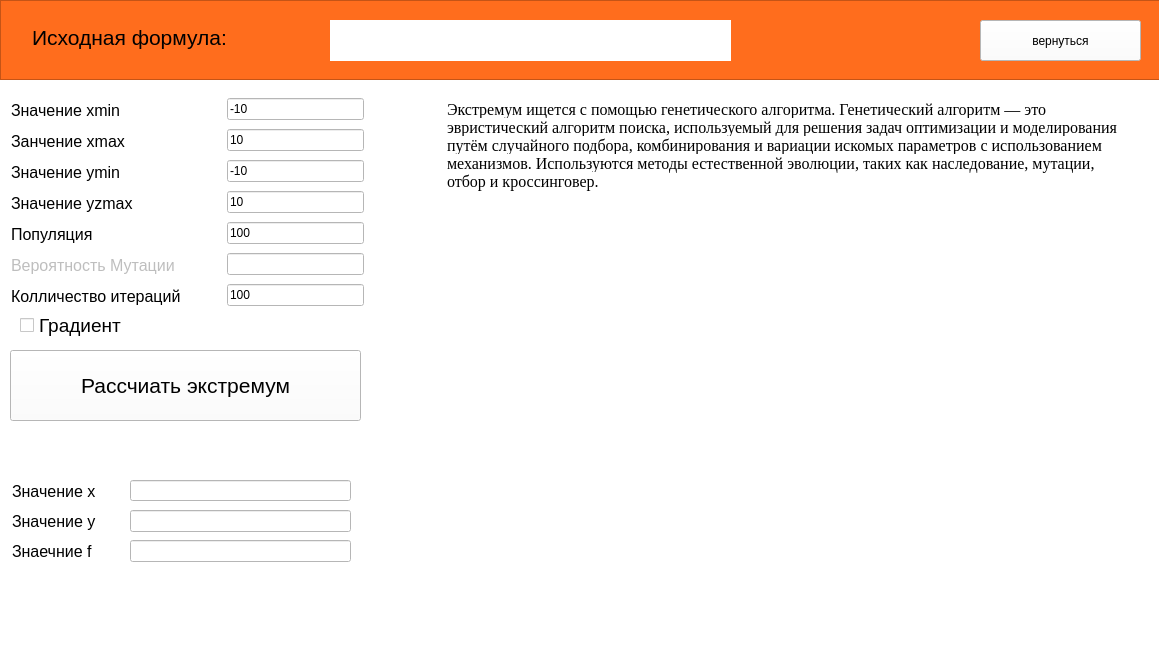
<?xml version="1.0" encoding="UTF-8"?>
<ui version="4.0">
 <class>form</class>
 <widget class="QMainWindow" name="form">
  <property name="enabled">
   <bool>true</bool>
  </property>
  <property name="geometry">
   <rect>
    <x>0</x>
    <y>0</y>
    <width>1159</width>
    <height>663</height>
   </rect>
  </property>
  <property name="sizePolicy">
   <sizepolicy hsizetype="Preferred" vsizetype="Preferred">
    <horstretch>100</horstretch>
    <verstretch>100</verstretch>
   </sizepolicy>
  </property>
  <property name="acceptDrops">
   <bool>true</bool>
  </property>
  <property name="windowTitle">
   <string>Набросок</string>
  </property>
  <property name="styleSheet">
   <string notr="true">background-color: rgb(255, 255, 255);</string>
  </property>
  <widget class="QWidget" name="centralwidget">
   <property name="sizePolicy">
    <sizepolicy hsizetype="Expanding" vsizetype="Expanding">
     <horstretch>100</horstretch>
     <verstretch>100</verstretch>
    </sizepolicy>
   </property>
   <widget class="QLineEdit" name="lineEdit">
    <property name="geometry">
     <rect>
      <x>130</x>
      <y>480</y>
      <width>221</width>
      <height>21</height>
     </rect>
    </property>
    <property name="font">
     <font>
      <pointsize>12</pointsize>
     </font>
    </property>
    <property name="readOnly">
     <bool>true</bool>
    </property>
   </widget>
   <widget class="QLineEdit" name="lineEdit_2">
    <property name="geometry">
     <rect>
      <x>10</x>
      <y>480</y>
      <width>113</width>
      <height>22</height>
     </rect>
    </property>
    <property name="font">
     <font>
      <pointsize>12</pointsize>
      <weight>50</weight>
      <bold>false</bold>
     </font>
    </property>
    <property name="text">
     <string>Значение x</string>
    </property>
    <property name="frame">
     <bool>false</bool>
    </property>
    <property name="readOnly">
     <bool>true</bool>
    </property>
   </widget>
   <widget class="QLineEdit" name="lineEdit_4">
    <property name="geometry">
     <rect>
      <x>10</x>
      <y>510</y>
      <width>113</width>
      <height>22</height>
     </rect>
    </property>
    <property name="font">
     <font>
      <pointsize>12</pointsize>
     </font>
    </property>
    <property name="text">
     <string>Значение y</string>
    </property>
    <property name="frame">
     <bool>false</bool>
    </property>
    <property name="readOnly">
     <bool>true</bool>
    </property>
   </widget>
   <widget class="QLineEdit" name="lineEdit_5">
    <property name="geometry">
     <rect>
      <x>130</x>
      <y>510</y>
      <width>221</width>
      <height>22</height>
     </rect>
    </property>
    <property name="font">
     <font>
      <pointsize>12</pointsize>
     </font>
    </property>
    <property name="readOnly">
     <bool>true</bool>
    </property>
   </widget>
   <widget class="QLineEdit" name="lineEdit_6">
    <property name="geometry">
     <rect>
      <x>10</x>
      <y>540</y>
      <width>113</width>
      <height>22</height>
     </rect>
    </property>
    <property name="font">
     <font>
      <pointsize>12</pointsize>
     </font>
    </property>
    <property name="text">
     <string>Знаечние f</string>
    </property>
    <property name="frame">
     <bool>false</bool>
    </property>
    <property name="readOnly">
     <bool>true</bool>
    </property>
   </widget>
   <widget class="QLineEdit" name="lineEdit_7">
    <property name="geometry">
     <rect>
      <x>130</x>
      <y>540</y>
      <width>221</width>
      <height>22</height>
     </rect>
    </property>
    <property name="font">
     <font>
      <pointsize>12</pointsize>
     </font>
    </property>
    <property name="readOnly">
     <bool>true</bool>
    </property>
   </widget>
   <widget class="QLabel" name="label_7">
    <property name="enabled">
     <bool>true</bool>
    </property>
    <property name="geometry">
     <rect>
      <x>11</x>
      <y>284</y>
      <width>209</width>
      <height>24</height>
     </rect>
    </property>
    <property name="font">
     <font>
      <pointsize>12</pointsize>
     </font>
    </property>
    <property name="text">
     <string>Колличество итераций</string>
    </property>
   </widget>
   <widget class="QLineEdit" name="l7">
    <property name="enabled">
     <bool>true</bool>
    </property>
    <property name="geometry">
     <rect>
      <x>227</x>
      <y>284</y>
      <width>137</width>
      <height>22</height>
     </rect>
    </property>
    <property name="text">
     <string>100</string>
    </property>
   </widget>
   <widget class="QLabel" name="label">
    <property name="geometry">
     <rect>
      <x>11</x>
      <y>98</y>
      <width>137</width>
      <height>24</height>
     </rect>
    </property>
    <property name="font">
     <font>
      <pointsize>12</pointsize>
     </font>
    </property>
    <property name="text">
     <string>Значение хmin</string>
    </property>
   </widget>
   <widget class="QLineEdit" name="l1">
    <property name="geometry">
     <rect>
      <x>227</x>
      <y>98</y>
      <width>137</width>
      <height>22</height>
     </rect>
    </property>
    <property name="text">
     <string>-10</string>
    </property>
   </widget>
   <widget class="QLabel" name="label_3">
    <property name="geometry">
     <rect>
      <x>11</x>
      <y>222</y>
      <width>101</width>
      <height>24</height>
     </rect>
    </property>
    <property name="font">
     <font>
      <pointsize>12</pointsize>
     </font>
    </property>
    <property name="text">
     <string>Популяция</string>
    </property>
   </widget>
   <widget class="QLabel" name="label_4">
    <property name="enabled">
     <bool>false</bool>
    </property>
    <property name="geometry">
     <rect>
      <x>11</x>
      <y>253</y>
      <width>199</width>
      <height>24</height>
     </rect>
    </property>
    <property name="font">
     <font>
      <pointsize>12</pointsize>
     </font>
    </property>
    <property name="text">
     <string>Вероятность Мутации</string>
    </property>
   </widget>
   <widget class="QLabel" name="label_5">
    <property name="geometry">
     <rect>
      <x>11</x>
      <y>129</y>
      <width>142</width>
      <height>24</height>
     </rect>
    </property>
    <property name="font">
     <font>
      <pointsize>12</pointsize>
     </font>
    </property>
    <property name="text">
     <string>Занчение xmax</string>
    </property>
   </widget>
   <widget class="QLabel" name="label_2">
    <property name="geometry">
     <rect>
      <x>11</x>
      <y>160</y>
      <width>136</width>
      <height>24</height>
     </rect>
    </property>
    <property name="font">
     <font>
      <pointsize>12</pointsize>
     </font>
    </property>
    <property name="text">
     <string>Значение ymin</string>
    </property>
   </widget>
   <widget class="QLineEdit" name="l2">
    <property name="geometry">
     <rect>
      <x>227</x>
      <y>129</y>
      <width>137</width>
      <height>22</height>
     </rect>
    </property>
    <property name="text">
     <string>10</string>
    </property>
   </widget>
   <widget class="QLabel" name="label_6">
    <property name="geometry">
     <rect>
      <x>11</x>
      <y>191</y>
      <width>151</width>
      <height>24</height>
     </rect>
    </property>
    <property name="font">
     <font>
      <pointsize>12</pointsize>
     </font>
    </property>
    <property name="text">
     <string>Значение yzmax</string>
    </property>
   </widget>
   <widget class="QLineEdit" name="l3">
    <property name="geometry">
     <rect>
      <x>227</x>
      <y>160</y>
      <width>137</width>
      <height>22</height>
     </rect>
    </property>
    <property name="text">
     <string>-10</string>
    </property>
   </widget>
   <widget class="QLineEdit" name="l4">
    <property name="geometry">
     <rect>
      <x>227</x>
      <y>191</y>
      <width>137</width>
      <height>22</height>
     </rect>
    </property>
    <property name="text">
     <string>10</string>
    </property>
   </widget>
   <widget class="QLineEdit" name="l5">
    <property name="geometry">
     <rect>
      <x>227</x>
      <y>222</y>
      <width>137</width>
      <height>22</height>
     </rect>
    </property>
    <property name="text">
     <string>100</string>
    </property>
   </widget>
   <widget class="QLineEdit" name="l6">
    <property name="enabled">
     <bool>false</bool>
    </property>
    <property name="geometry">
     <rect>
      <x>227</x>
      <y>253</y>
      <width>137</width>
      <height>22</height>
     </rect>
    </property>
   </widget>
   <widget class="QPushButton" name="calcul">
    <property name="geometry">
     <rect>
      <x>10</x>
      <y>350</y>
      <width>351</width>
      <height>71</height>
     </rect>
    </property>
    <property name="font">
     <font>
      <pointsize>16</pointsize>
     </font>
    </property>
    <property name="text">
     <string>Рассчиать экстремум</string>
    </property>
   </widget>
   <widget class="QCheckBox" name="cb_graph">
    <property name="geometry">
     <rect>
      <x>20</x>
      <y>310</y>
      <width>191</width>
      <height>31</height>
     </rect>
    </property>
    <property name="font">
     <font>
      <pointsize>14</pointsize>
     </font>
    </property>
    <property name="text">
     <string>Градиент</string>
    </property>
   </widget>
   <widget class="QFrame" name="frame">
    <property name="geometry">
     <rect>
      <x>0</x>
      <y>0</y>
      <width>1171</width>
      <height>80</height>
     </rect>
    </property>
    <property name="styleSheet">
     <string notr="true">background-color: rgb(255, 109, 29);</string>
    </property>
    <property name="frameShape">
     <enum>QFrame::StyledPanel</enum>
    </property>
    <property name="frameShadow">
     <enum>QFrame::Raised</enum>
    </property>
    <widget class="QLineEdit" name="f_line">
     <property name="geometry">
      <rect>
       <x>30</x>
       <y>20</y>
       <width>271</width>
       <height>35</height>
      </rect>
     </property>
     <property name="sizePolicy">
      <sizepolicy hsizetype="Preferred" vsizetype="Preferred">
       <horstretch>0</horstretch>
       <verstretch>0</verstretch>
      </sizepolicy>
     </property>
     <property name="font">
      <font>
       <pointsize>16</pointsize>
      </font>
     </property>
     <property name="text">
      <string>Исходная формула:</string>
     </property>
     <property name="frame">
      <bool>false</bool>
     </property>
     <property name="readOnly">
      <bool>true</bool>
     </property>
    </widget>
    <widget class="QLabel" name="formula">
     <property name="geometry">
      <rect>
       <x>330</x>
       <y>20</y>
       <width>401</width>
       <height>41</height>
      </rect>
     </property>
     <property name="font">
      <font>
       <pointsize>16</pointsize>
      </font>
     </property>
     <property name="styleSheet">
      <string notr="true">background-color: rgb(255, 255, 255);</string>
     </property>
     <property name="text">
      <string/>
     </property>
    </widget>
    <widget class="QPushButton" name="back">
     <property name="geometry">
      <rect>
       <x>980</x>
       <y>20</y>
       <width>161</width>
       <height>41</height>
      </rect>
     </property>
     <property name="sizePolicy">
      <sizepolicy hsizetype="Preferred" vsizetype="Preferred">
       <horstretch>0</horstretch>
       <verstretch>0</verstretch>
      </sizepolicy>
     </property>
     <property name="styleSheet">
      <string notr="true">background-color: rgb(255, 255, 255);</string>
     </property>
     <property name="text">
      <string>вернуться</string>
     </property>
    </widget>
   </widget>
   <widget class="QWidget" name="w1" native="true">
    <property name="geometry">
     <rect>
      <x>0</x>
      <y>90</y>
      <width>1161</width>
      <height>541</height>
     </rect>
    </property>
   </widget>
   <widget class="QWidget" name="w2" native="true">
    <property name="geometry">
     <rect>
      <x>0</x>
      <y>90</y>
      <width>1161</width>
      <height>541</height>
     </rect>
    </property>
   </widget>
   <widget class="QTextEdit" name="info">
    <property name="geometry">
     <rect>
      <x>443</x>
      <y>96</y>
      <width>691</width>
      <height>341</height>
     </rect>
    </property>
    <property name="font">
     <font>
      <family>Times New Roman</family>
      <pointsize>16</pointsize>
      <weight>50</weight>
      <italic>false</italic>
      <bold>false</bold>
     </font>
    </property>
    <property name="styleSheet">
     <string notr="true">font: 16pt &quot;Times New Roman&quot;;</string>
    </property>
    <property name="frameShape">
     <enum>QFrame::NoFrame</enum>
    </property>
    <property name="lineWrapMode">
     <enum>QTextEdit::WidgetWidth</enum>
    </property>
    <property name="readOnly">
     <bool>true</bool>
    </property>
    <property name="html">
     <string>&lt;!DOCTYPE HTML PUBLIC &quot;-//W3C//DTD HTML 4.0//EN&quot; &quot;http://www.w3.org/TR/REC-html40/strict.dtd&quot;&gt;
&lt;html&gt;&lt;head&gt;&lt;meta name=&quot;qrichtext&quot; content=&quot;1&quot; /&gt;&lt;style type=&quot;text/css&quot;&gt;
p, li { white-space: pre-wrap; }
&lt;/style&gt;&lt;/head&gt;&lt;body style=&quot; font-family:'Times New Roman'; font-size:16pt; font-weight:400; font-style:normal;&quot;&gt;
&lt;p style=&quot; margin-top:0px; margin-bottom:0px; margin-left:0px; margin-right:0px; -qt-block-indent:0; text-indent:0px;&quot;&gt;&lt;span style=&quot; font-family:'-apple-system','BlinkMacSystemFont','Roboto','Helvetica Neue','Geneva','Noto Sans Armenian','Noto Sans Bengali','Noto Sans Cherokee','Noto Sans Devanagari','Noto Sans Ethiopic','Noto Sans Georgian','Noto Sans Hebrew','Noto Sans Kannada','Noto Sans Khmer','Noto Sans Lao','Noto Sans Osmanya','Noto Sans Tamil','Noto Sans Telugu','Noto Sans Thai','sans-serif','arial','Tahoma','verdana'; font-size:12pt; color:#000000; background-color:#ffffff;&quot;&gt;Экстремум ищется с помощью генетического алгоритма. Генетический алгоритм — это эвристический алгоритм поиска, используемый для решения задач оптимизации и моделирования путём случайного подбора, комбинирования и вариации искомых параметров с использованием механизмов. Используются методы естественной эволюции, таких как наследование, мутации, отбор и кроссинговер.&lt;/span&gt;&lt;/p&gt;&lt;/body&gt;&lt;/html&gt;</string>
    </property>
   </widget>
   <zorder>w2</zorder>
   <zorder>w1</zorder>
   <zorder>lineEdit</zorder>
   <zorder>lineEdit_2</zorder>
   <zorder>lineEdit_4</zorder>
   <zorder>lineEdit_5</zorder>
   <zorder>lineEdit_6</zorder>
   <zorder>lineEdit_7</zorder>
   <zorder>label_7</zorder>
   <zorder>l7</zorder>
   <zorder>label</zorder>
   <zorder>l1</zorder>
   <zorder>label_3</zorder>
   <zorder>label_4</zorder>
   <zorder>label_5</zorder>
   <zorder>label_2</zorder>
   <zorder>l2</zorder>
   <zorder>label_6</zorder>
   <zorder>l3</zorder>
   <zorder>l4</zorder>
   <zorder>l5</zorder>
   <zorder>l6</zorder>
   <zorder>calcul</zorder>
   <zorder>cb_graph</zorder>
   <zorder>frame</zorder>
   <zorder>info</zorder>
  </widget>
  <widget class="QMenuBar" name="menubar">
   <property name="geometry">
    <rect>
     <x>0</x>
     <y>0</y>
     <width>1159</width>
     <height>26</height>
    </rect>
   </property>
  </widget>
  <widget class="QStatusBar" name="statusbar"/>
  <action name="extr">
   <property name="text">
    <string>Экстремум</string>
   </property>
  </action>
  <action name="funk">
   <property name="text">
    <string>Функция</string>
   </property>
  </action>
  <action name="distr">
   <property name="text">
    <string>Распределения</string>
   </property>
  </action>
 </widget>
 <resources/>
 <connections/>
</ui>
